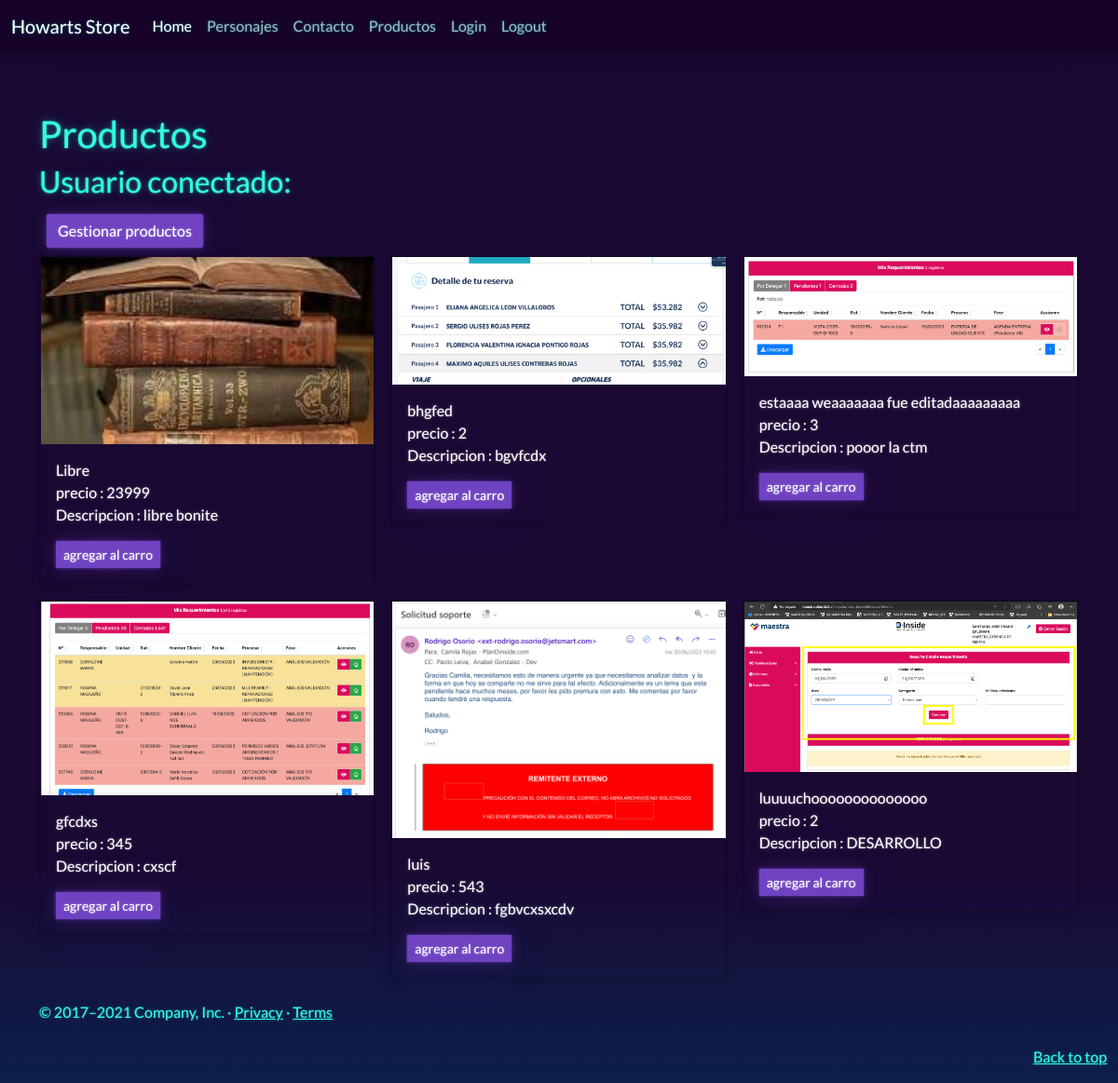
/productoss/, run on the app's committed database.
### harry_potter/models.py (models this page shows, shortened)
class productos(models.Model):
    idArea           = models.ForeignKey('AreaProducto',on_delete=models.CASCADE, db_column='idArea', verbose_name='idArea')
    codigo           = models.CharField(primary_key=True, max_length=6, verbose_name='codigo')
    nombre           = models.CharField(max_length=50, verbose_name='nombre')
    descripcion            = models.CharField(max_length=50, verbose_name='descripcion')
    precio           = models.IntegerField()
    Img              = models.ImageField(upload_to='img/', null=True, blank=True, verbose_name='img')
    class Meta:
        ordering = ['nombre']

### harry_potter/views.py (the view)
# urls.py: path('productoss/', views.productoss, name='productoss'),
def productoss(request):
    Productos = productos.objects.all()
    context={"productos":Productos}
    return render(request,'productoss.html',context)

### harry_potter/templates/productoss.html (shortened to what this page needs)
{% extends "./base.html" %}
{% block body %}
<br><br>
    <h1>Productos</h1>
    <h2>Usuario conectado: {{user.username}}</h2>
    <div class="p-2">
      <a href="{% url 'gestion'%}" class="btn btn-primary">Gestionar productos</a>
    </div>
    <div class="row row-cols-1 row-cols-sm-2 row-cols-md-3 g-3">
        {% for prod in productos %}
        <div class="col">
          <div class="card shadow-sm">
            <img src="{{ prod.Img.url }}" alt="">
            <div class="card-body">
              <div class="card-text">
                <p>{{prod.nombre}} <br>
                  precio		    : {{prod.precio}} <br>
                  Descripcion		: {{prod.descripcion}} <br>
                </p>
              </div>
              <div class="d-flex justify-content-between align-items-center">
                <div class="btn-group">
                  <a href="#" class="btn btn-primary btn-sm" role="button" aria-pressed="true">agregar al carro</a>
                </div>
              </div>
            </div>
          </div>
        </div>
        {% endfor %}
    </div>
{% endblock %}

### harry_potter/templates/base.html (shortened to what this page needs)
<!doctype html>
<html lang="es">
{% load static %}
<head>
  <link href="../assets/dist/css/bootstrap.min.css" rel="stylesheet">
  <link href="https://bootswatch.com/5/vapor/bootstrap.css" rel="stylesheet">
  <link rel="stylesheet" href="{% static 'css/assets' %}">
  <link href="{% static 'css/assets/carousel.css' %}" rel="stylesheet">
</head>
<body>
  <header>
    <nav class="navbar navbar-expand-md navbar-dark fixed-top bg-dark">
      <div class="container-fluid">
        <a class="navbar-brand" href="#">Howarts Store</a>
        <div class="collapse navbar-collapse" id="navbarCollapse">
          <ul class="navbar-nav me-auto mb-2 mb-md-0">
            <li class="nav-item">
              <a class="nav-link active" aria-current="page" href="{% url 'index' %}">Home</a>
            </li>
            <li class="nav-item">
              <a class="nav-link" href="#personajes">Personajes</a>
            </li>
            <li class="nav-item">
              <a class="nav-link " href="#contacto">Contacto</a>
            </li>
            <li class="nav-item">
              <a class="nav-link " href=" {% url 'productoss' %}">Productos</a>
            </li>
            <li class="nav-item">
              <a class="nav-link " href=" {% url 'login' %}">Login</a>
            </li>
            <li class="nav-item">
              <a class="nav-link " href=" {% url 'logout' %}">Logout</a>
            </li>
          </ul>
        </div>
      </div>
    </nav>
  </header>
  <div class="container py-4">
    {% block body %}
    {% endblock %}
  </div>
  <footer class="container">
    <p style="padding-right: 1vw;" class="float-end fixed-bottom text-end"><a href="#">Back to top</a></p>
    <p>&copy; 2017–2021 Company, Inc. &middot; <a href="#">Privacy</a> &middot; <a href="#">Terms</a></p>
  </footer>
  {% load static %}
</body>
</html>

### harry_potter/static/css/assets/carousel.css (style rules this page uses)
body { padding-top: 3rem; padding-bottom: 3rem; }

### data on the page
productos: Img (picture), nombre "Libre", precio "23999", descripcion "libre bonite"
productos: Img (picture), nombre "bhgfed", precio "2", descripcion "bgvfcdx"
productos: Img (picture), nombre "estaaaa weaaaaaaa fue editadaaaaaaaaa", precio "3", descripcion "pooor la ctm"
productos: Img (picture), nombre "gfcdxs", precio "345", descripcion "cxscf"
productos: Img (picture), nombre "luis", precio "543", descripcion "fgbvcxsxcdv"
productos: Img (picture), nombre "luuuuchoooooooooooooo", precio "2", descripcion "DESARROLLO"
